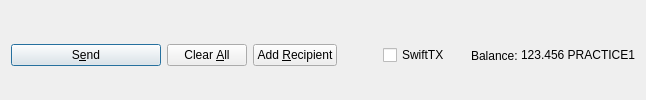
         <widget class="QFrame" name="frame_Send">
          <layout class="QHBoxLayout" name="horizontalLayout">
           <property name="bottomMargin">
            <number>0</number>
           </property>
           <item>
            <widget class="QPushButton" name="sendButton">
             <property name="minimumSize">
              <size>
               <width>150</width>
               <height>0</height>
              </size>
             </property>
             <property name="toolTip">
              <string>Confirm the send action</string>
             </property>
             <property name="text">
              <string>S&amp;end</string>
             </property>
             <property name="icon">
              <iconset resource="../PRACTICE1.qrc">
               <normaloff>:/icons/send</normaloff>:/icons/send</iconset>
             </property>
             <property name="autoDefault">
              <bool>false</bool>
             </property>
             <property name="default">
              <bool>true</bool>
             </property>
            </widget>
           </item>
           <item>
            <widget class="QPushButton" name="clearButton">
             <property name="sizePolicy">
              <sizepolicy hsizetype="Minimum" vsizetype="Fixed">
               <horstretch>0</horstretch>
               <verstretch>0</verstretch>
              </sizepolicy>
             </property>
             <property name="toolTip">
              <string>Clear all fields of the form.</string>
             </property>
             <property name="text">
              <string>Clear &amp;All</string>
             </property>
             <property name="icon">
              <iconset resource="../PRACTICE1.qrc">
               <normaloff>:/icons/remove</normaloff>:/icons/remove</iconset>
             </property>
             <property name="autoDefault">
              <bool>false</bool>
             </property>
            </widget>
           </item>
           <item>
            <widget class="QPushButton" name="addButton">
             <property name="toolTip">
              <string>Send to multiple recipients at once</string>
             </property>
             <property name="text">
              <string>Add &amp;Recipient</string>
             </property>
             <property name="icon">
              <iconset resource="../PRACTICE1.qrc">
               <normaloff>:/icons/add</normaloff>:/icons/add</iconset>
             </property>
             <property name="autoDefault">
              <bool>false</bool>
             </property>
            </widget>
           </item>
           <item>
            <spacer name="horizontalSpacer">
             <property name="orientation">
              <enum>Qt::Horizontal</enum>
             </property>
             <property name="sizeHint" stdset="0">
              <size>
               <width>40</width>
               <height>20</height>
              </size>
             </property>
            </spacer>
           </item>
           <item>
            <layout class="QHBoxLayout" name="horizontalLayout_2">
             <property name="spacing">
              <number>3</number>
             </property>
             <item>
              <widget class="QCheckBox" name="checkSwiftTX">
               <property name="enabled">
                <bool>true</bool>
               </property>
               <property name="minimumSize">
                <size>
                 <width>85</width>
                 <height>0</height>
                </size>
               </property>
               <property name="text">
                <string>SwiftTX</string>
               </property>
              </widget>
             </item>
             <item>
              <widget class="QLabel" name="label">
               <property name="text">
                <string>Balance:</string>
               </property>
              </widget>
             </item>
             <item>
              <widget class="QLabel" name="labelBalance">
               <property name="sizePolicy">
                <sizepolicy hsizetype="Preferred" vsizetype="Fixed">
                 <horstretch>0</horstretch>
                 <verstretch>0</verstretch>
                </sizepolicy>
               </property>
               <property name="cursor">
                <cursorShape>IBeamCursor</cursorShape>
               </property>
               <property name="text">
                <string notr="true">123.456 PRACTICE1</string>
               </property>
               <property name="textInteractionFlags">
                <set>Qt::LinksAccessibleByMouse|Qt::TextSelectableByKeyboard|Qt::TextSelectableByMouse</set>
               </property>
              </widget>
             </item>
            </layout>
           </item>
          </layout>
         </widget>
